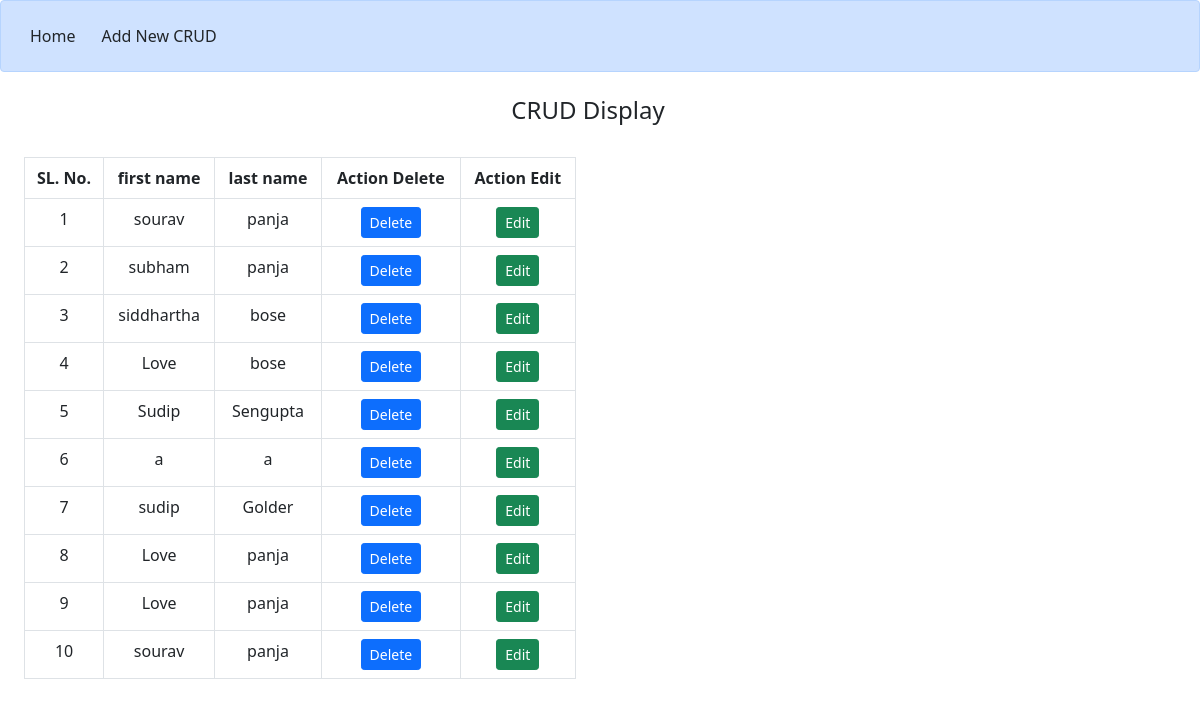
Page /display on the earlier database version.
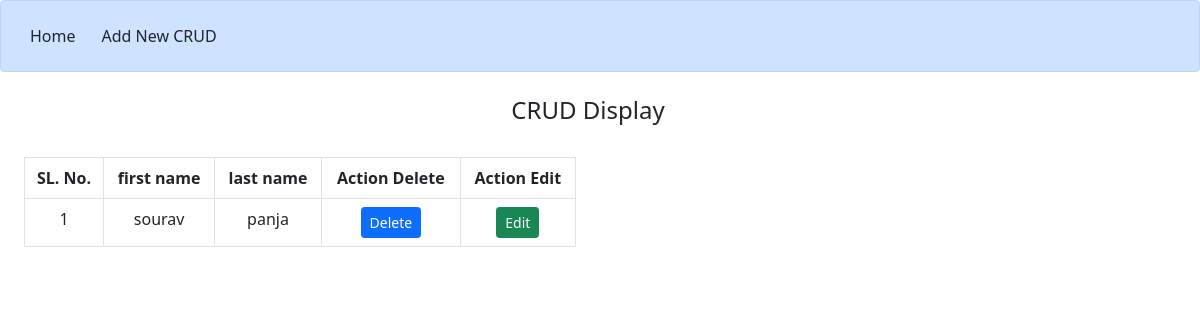
Same page on the later database version.
### app/models.py (models this page shows, shortened)
class student(models.Model):
    first_name = models.CharField(max_length=30)
    last_name = models.CharField(max_length=30)

### app/views.py (the view)
# urls.py: path('display', views.display, name='display'),
def display(request):
    dis = student.objects.all()
    return render(request, "display.html", {'dis': dis})

### templates/display.html (shortened to what this page needs)
{% include 'base.html' %}
{% block content %}
<div class="alert alert-primary d-flex" role="alert">
    <a href="/" class='btn'>Home</a>
    <a href="/crud" class='btn'>Add New CRUD</a>
</div>
<div class='row container-fluid d-flex text-center mb-4'>
    <h4 class='mt-2'>CRUD Display</h4>
</div>
<div class="row container-fluid">
    <div class="col-6">
        <table class="table table-hover table-bordered">
            <thead>
                <tr class="text-center">
                    <th>SL. No.</th>
                    <th>first name</th>
                    <th>last name</th>
                    <th>Action Delete</th>
                    <th>Action Edit</th>
                </tr>
            </thead>
            <tbody>
                {% for disp in dis %}
                <tr class="text-center">
                    <td>{{forloop.counter}}</td>
                    <td>{{disp.first_name}}</td>
                    <td>{{disp.last_name}}</td>
                    <td>
                        <form class="text-center" action="{% url 'delete' disp.id %}" method="POST">
                            <button type="button" class="btn btn-primary btn-sm" data-bs-toggle="modal"
                                data-bs-target="#exampleModal">
                                Delete
                            </button>
                        </form>
                    </td>
                    <td>
                        <form action="" method="POST">
                            <button type="submit" class='btn btn-success btn-sm'>Edit</button>
                        </form>
                    </td>
                </tr>
                {% endfor %}
            </tbody>
        </table>
    </div>
</div>
{% endblock content %}

### templates/base.html (shortened to what this page needs)
<!DOCTYPE html>
<html lang="en">
<head>
</head>
<body>
</body>
</html>
<!doctype html>
<html lang="en">
<head>
  <link href="https://cdn.jsdelivr.net/npm/bootstrap@5.0.0-beta2/dist/css/bootstrap.min.css" rel="stylesheet"
>
</head>
<body>
</body>
</html>

Differences in the rows shown:
removed student: first_name "subham", last_name "panja"
removed student: first_name "siddhartha", last_name "bose"
removed student: first_name "Love", last_name "bose"
removed student: first_name "Sudip", last_name "Sengupta"
removed student: first_name "a", last_name "a"
removed student: first_name "sudip", last_name "Golder"
removed student: first_name "Love", last_name "panja"
removed student: first_name "Love", last_name "panja"
removed student: first_name "sourav", last_name "panja"
